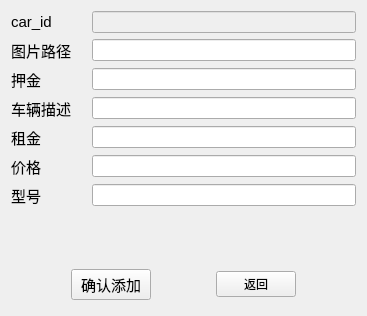
<?xml version="1.0" encoding="UTF-8"?>
<ui version="4.0">
 <class>Add_car</class>
 <widget class="QWidget" name="Add_car">
  <property name="geometry">
   <rect>
    <x>0</x>
    <y>0</y>
    <width>367</width>
    <height>316</height>
   </rect>
  </property>
  <property name="windowTitle">
   <string>Form</string>
  </property>
  <layout class="QVBoxLayout" name="verticalLayout_2">
   <item>
    <layout class="QVBoxLayout" name="verticalLayout">
     <item>
      <layout class="QHBoxLayout" name="horizontalLayout">
       <item>
        <widget class="QLabel" name="label_car_id">
         <property name="minimumSize">
          <size>
           <width>75</width>
           <height>0</height>
          </size>
         </property>
         <property name="font">
          <font>
           <pointsize>11</pointsize>
          </font>
         </property>
         <property name="text">
          <string>car_id</string>
         </property>
        </widget>
       </item>
       <item>
        <widget class="QLineEdit" name="lineEdit_car_id">
         <property name="enabled">
          <bool>false</bool>
         </property>
        </widget>
       </item>
      </layout>
     </item>
     <item>
      <layout class="QHBoxLayout" name="horizontalLayout_2">
       <item>
        <widget class="QLabel" name="label_img">
         <property name="minimumSize">
          <size>
           <width>75</width>
           <height>0</height>
          </size>
         </property>
         <property name="font">
          <font>
           <pointsize>11</pointsize>
          </font>
         </property>
         <property name="text">
          <string>图片路径</string>
         </property>
        </widget>
       </item>
       <item>
        <widget class="QLineEdit" name="lineEdit_img"/>
       </item>
      </layout>
     </item>
     <item>
      <layout class="QHBoxLayout" name="horizontalLayout_3">
       <item>
        <widget class="QLabel" name="label_deposit">
         <property name="minimumSize">
          <size>
           <width>75</width>
           <height>0</height>
          </size>
         </property>
         <property name="font">
          <font>
           <pointsize>11</pointsize>
          </font>
         </property>
         <property name="text">
          <string>押金</string>
         </property>
        </widget>
       </item>
       <item>
        <widget class="QLineEdit" name="lineEdit_deposit"/>
       </item>
      </layout>
     </item>
     <item>
      <layout class="QHBoxLayout" name="horizontalLayout_4">
       <item>
        <widget class="QLabel" name="label_description">
         <property name="minimumSize">
          <size>
           <width>75</width>
           <height>0</height>
          </size>
         </property>
         <property name="font">
          <font>
           <pointsize>11</pointsize>
          </font>
         </property>
         <property name="text">
          <string>车辆描述</string>
         </property>
        </widget>
       </item>
       <item>
        <widget class="QLineEdit" name="lineEdit_description"/>
       </item>
      </layout>
     </item>
     <item>
      <layout class="QHBoxLayout" name="horizontalLayout_5">
       <item>
        <widget class="QLabel" name="label_rent">
         <property name="minimumSize">
          <size>
           <width>75</width>
           <height>0</height>
          </size>
         </property>
         <property name="font">
          <font>
           <pointsize>11</pointsize>
          </font>
         </property>
         <property name="text">
          <string>租金</string>
         </property>
        </widget>
       </item>
       <item>
        <widget class="QLineEdit" name="lineEdit_rent"/>
       </item>
      </layout>
     </item>
     <item>
      <layout class="QHBoxLayout" name="horizontalLayout_6">
       <item>
        <widget class="QLabel" name="label_price">
         <property name="minimumSize">
          <size>
           <width>75</width>
           <height>0</height>
          </size>
         </property>
         <property name="font">
          <font>
           <pointsize>11</pointsize>
          </font>
         </property>
         <property name="text">
          <string>价格</string>
         </property>
        </widget>
       </item>
       <item>
        <widget class="QLineEdit" name="lineEdit_price"/>
       </item>
      </layout>
     </item>
     <item>
      <layout class="QHBoxLayout" name="horizontalLayout_7">
       <item>
        <widget class="QLabel" name="label_model">
         <property name="minimumSize">
          <size>
           <width>75</width>
           <height>0</height>
          </size>
         </property>
         <property name="font">
          <font>
           <pointsize>11</pointsize>
          </font>
         </property>
         <property name="text">
          <string>型号</string>
         </property>
        </widget>
       </item>
       <item>
        <widget class="QLineEdit" name="lineEdit_model"/>
       </item>
      </layout>
     </item>
    </layout>
   </item>
   <item>
    <spacer name="verticalSpacer">
     <property name="orientation">
      <enum>Qt::Vertical</enum>
     </property>
     <property name="sizeType">
      <enum>QSizePolicy::Expanding</enum>
     </property>
     <property name="sizeHint" stdset="0">
      <size>
       <width>20</width>
       <height>6</height>
      </size>
     </property>
    </spacer>
   </item>
   <item>
    <layout class="QHBoxLayout" name="horizontalLayout_8">
     <item>
      <spacer name="horizontalSpacer_3">
       <property name="orientation">
        <enum>Qt::Horizontal</enum>
       </property>
       <property name="sizeHint" stdset="0">
        <size>
         <width>40</width>
         <height>20</height>
        </size>
       </property>
      </spacer>
     </item>
     <item>
      <widget class="QPushButton" name="pushButton_ack">
       <property name="font">
        <font>
         <pointsize>11</pointsize>
        </font>
       </property>
       <property name="text">
        <string>确认添加</string>
       </property>
      </widget>
     </item>
     <item>
      <spacer name="horizontalSpacer">
       <property name="orientation">
        <enum>Qt::Horizontal</enum>
       </property>
       <property name="sizeHint" stdset="0">
        <size>
         <width>40</width>
         <height>20</height>
        </size>
       </property>
      </spacer>
     </item>
     <item>
      <widget class="QPushButton" name="pushButton_back">
       <property name="text">
        <string>返回</string>
       </property>
      </widget>
     </item>
     <item>
      <spacer name="horizontalSpacer_2">
       <property name="orientation">
        <enum>Qt::Horizontal</enum>
       </property>
       <property name="sizeHint" stdset="0">
        <size>
         <width>40</width>
         <height>20</height>
        </size>
       </property>
      </spacer>
     </item>
    </layout>
   </item>
   <item>
    <spacer name="verticalSpacer_2">
     <property name="orientation">
      <enum>Qt::Vertical</enum>
     </property>
     <property name="sizeType">
      <enum>QSizePolicy::Fixed</enum>
     </property>
     <property name="sizeHint" stdset="0">
      <size>
       <width>20</width>
       <height>5</height>
      </size>
     </property>
    </spacer>
   </item>
  </layout>
 </widget>
 <resources/>
 <connections/>
</ui>
